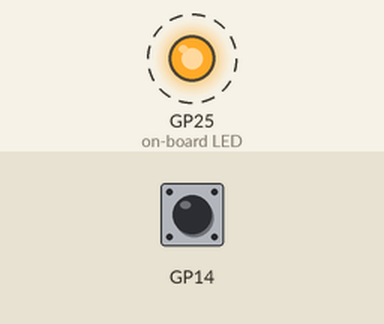
Recording of a program running on a simulated Raspberry Pi Pico running MicroPython. On the bench: output pins drawn as LEDs (lit = HIGH). Dashed ring = blinking. The test bench sets the inputs (shaded band); at power-on: GP14 HIGH. What the program prints to the serial console is not drawn.

Above: at 0.9 s.
1.3 s: GP14 pulled LOW for 0.15 s
Timing chart, 0 to 10.3 s (numbered marks = the images above; inputs shaded):
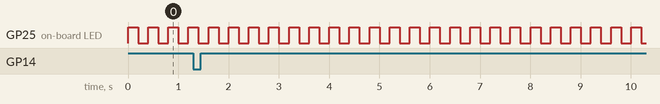

Measured:
- by itself, GP25 (on-board LED): alternates HIGH for 0.20 s and LOW for 0.20 s

The program:

23_async_button_event.py
```python
import asyncio
import time
from machine import Pin

from lib.pins import BUTTON, LED

DEBOUNCE_MS = 50

button = Pin(BUTTON, Pin.IN, Pin.PULL_UP)
led = Pin(LED, Pin.OUT)

# ThreadSafeFlag is the only asyncio primitive safe to call from an IRQ.
press_flag = asyncio.ThreadSafeFlag()


def on_press(pin):
    press_flag.set()


button.irq(trigger=Pin.IRQ_FALLING, handler=on_press)


async def consume_presses():
    count = 0
    last_ms = 0
    while True:
        await press_flag.wait()
        now = time.ticks_ms()
        if time.ticks_diff(now, last_ms) > DEBOUNCE_MS:
            count += 1
            last_ms = now
            print("press #", count)


async def heartbeat():
    while True:
        led.value(not led.value())
        await asyncio.sleep_ms(200)


async def main():
    await asyncio.gather(consume_presses(), heartbeat())


asyncio.run(main())
```

pins.py
```python
# Per-board pin map for the tutorial series. Auto-detects ESP32 vs RP2 from
# sys.platform; edit the values below if your wiring differs from the defaults.

import sys

PLATFORM = sys.platform

if PLATFORM == "esp32":
    # Generic ESP32 DevKit. ESP32-S3/C3 may differ — adjust LED in particular.
    LED = 2
    BUTTON = 0           # BOOT button on most dev boards
    PWM_LED = 4
    SERVO = 13
    ADC = 34             # ADC1 (input-only pins 32-39 are safe with WiFi)
    I2C_ID = 0
    I2C_SCL = 22
    I2C_SDA = 21
    SPI_ID = 1           # HSPI; SPI(2) on S3
    SPI_SCK = 18
    SPI_MOSI = 23
    SPI_MISO = 19
    SPI_CS = 5
    # NeoPixel / WS2812. NEOPIXEL is a single pixel; MATRIX_PIN feeds an array
    # of MATRIX_WIDTH × MATRIX_HEIGHT pixels. ESP32-S3-Matrix board uses GP14,
    # 8×8. Generic ESP32 has no onboard NeoPixel — wire one to GP14 to test.
    NEOPIXEL = 14
    MATRIX_PIN = 14
    MATRIX_WIDTH = 8
    MATRIX_HEIGHT = 8
elif PLATFORM == "rp2":
    # LED conventions vary across RP2 boards:
    #   - Pico W:                 Pin("LED") — wired to the WiFi chip
    #   - Pico (non-W):           GP25 onboard LED
    #   - RP2040-Zero / -Matrix:  no plain LED — wire an external one to LED below
    # The detection below picks Pico W if available, otherwise defaults to GP15
    # (a free, edge-exposed pin on the Zero). Wire an LED + 220Ω resistor from
    # GP15 to GND, or change LED here to whichever GPIO you've used.
    try:
        from machine import Pin as _Pin
        _Pin("LED")
        LED = "LED"
    except (ValueError, TypeError):
        LED = 25
    BUTTON = 14
    PWM_LED = 25
    SERVO = 16
    ADC = 26             # GP26 = ADC0
    I2C_ID = 0
    I2C_SCL = 5
    I2C_SDA = 4
    SPI_ID = 1
    SPI_SCK = 10
    SPI_MOSI = 11
    SPI_MISO = 12
    SPI_CS = 13
    # Pimoroni Pico Explorer Base onboard ST7789 LCD (240x240, SPI0).
    # Coexists with the generic SPI_* pins above (which target the breadboard
    # SD/sensor wiring on SPI1).
    ST7789_SPI_ID = 0
    ST7789_SCK = 18
    ST7789_MOSI = 19
    ST7789_CS = 17
    ST7789_DC = 16
    ST7789_BL = 20
    ST7789_WIDTH = 240
    ST7789_HEIGHT = 240
    # Pico Explorer Base onboard buttons (active-low, internal pull-up).
    BTN_A = 12
    BTN_B = 13
    BTN_X = 14
    BTN_Y = 15
    # NeoPixel / WS2812. RP2040-Zero onboard NeoPixel and Waveshare RP2040-Matrix
    # both use GP16. Matrix defaults to 5×5 (Waveshare); change to 1×1 if you
    # only have the Zero's single pixel and are running matrix scripts.
    NEOPIXEL = 16
    MATRIX_PIN = 16
    MATRIX_WIDTH = 5
    MATRIX_HEIGHT = 5
    ENCODER_A = 6
    ENCODER_B = 7
    MOTOR_A = 10
    MOTOR_B = 11
else:
    raise RuntimeError("unsupported platform: " + PLATFORM)
```
